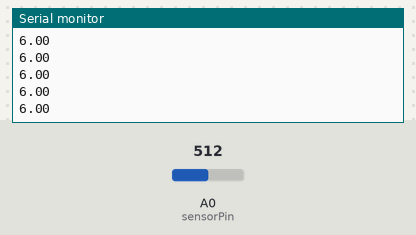
Bench run of a sketch on a simulated Arduino Uno, built with avr-gcc and run on an emulated ATmega328P. On the bench: the last lines printed to the serial monitor. The test bench sets the inputs (shaded band); at power-on: A0 (sensorPin) = 512.

Above: at 1.2 s.
1.3 s: A0 (sensorPin) set to 716
At 1.57 s:
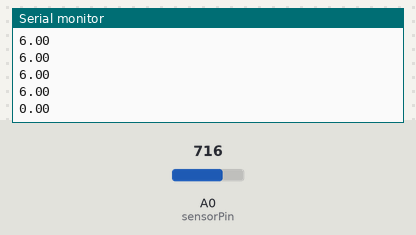
2.8 s: A0 (sensorPin) set to 900
At 2.98 s:
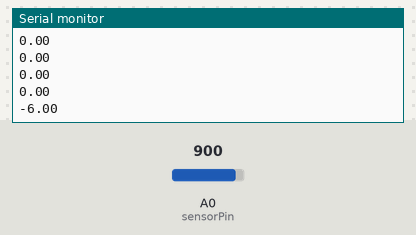
Timing chart, 0 to 5.8 s (numbered marks = the images above; inputs shaded):
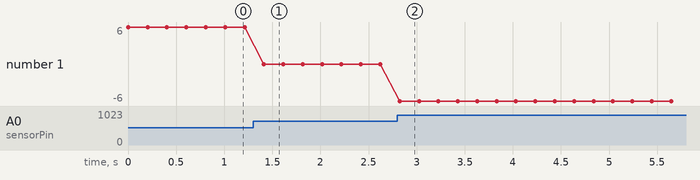

The sketch:

sensor_data1.ino
```cpp
int sensorPin = A0;
int avg;
float sensorValue = 0;

void setup()
  {
  Serial.begin(9600);
  }

void loop()
  {
    avg = 0;
  for (int i=0; i <= 9; i++){
      avg = avg + analogRead(sensorPin);
   }
  sensorValue = avg / 10;


    sensorValue = (2914 / (sensorValue + 5)) - 1;
    sensorValue = map(sensorValue, 3, 40, 0, 255);
    Serial.println(sensorValue);


    delay (200);
  }
```

Measured:
- after the input at 1.3 s, the serial monitor: prints a new line after 0.11 s (image 1)
- after the input at 2.8 s, the serial monitor: prints a new line at once (image 2)
- plotted number 1: 6 → 0 after the input at 1.3 s, 0 → -6 after the input at 2.8 s
